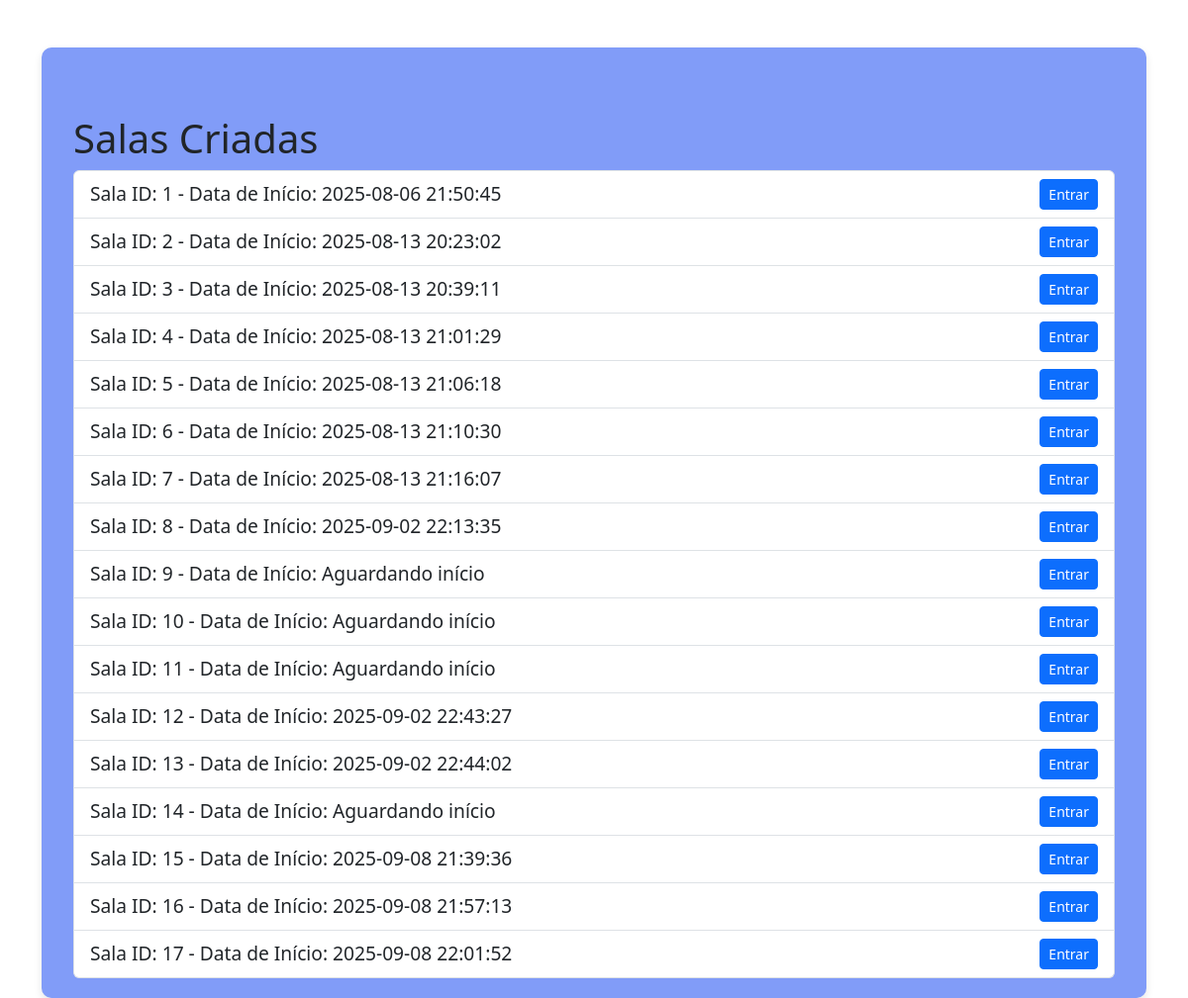
The app's page /salas, older data.
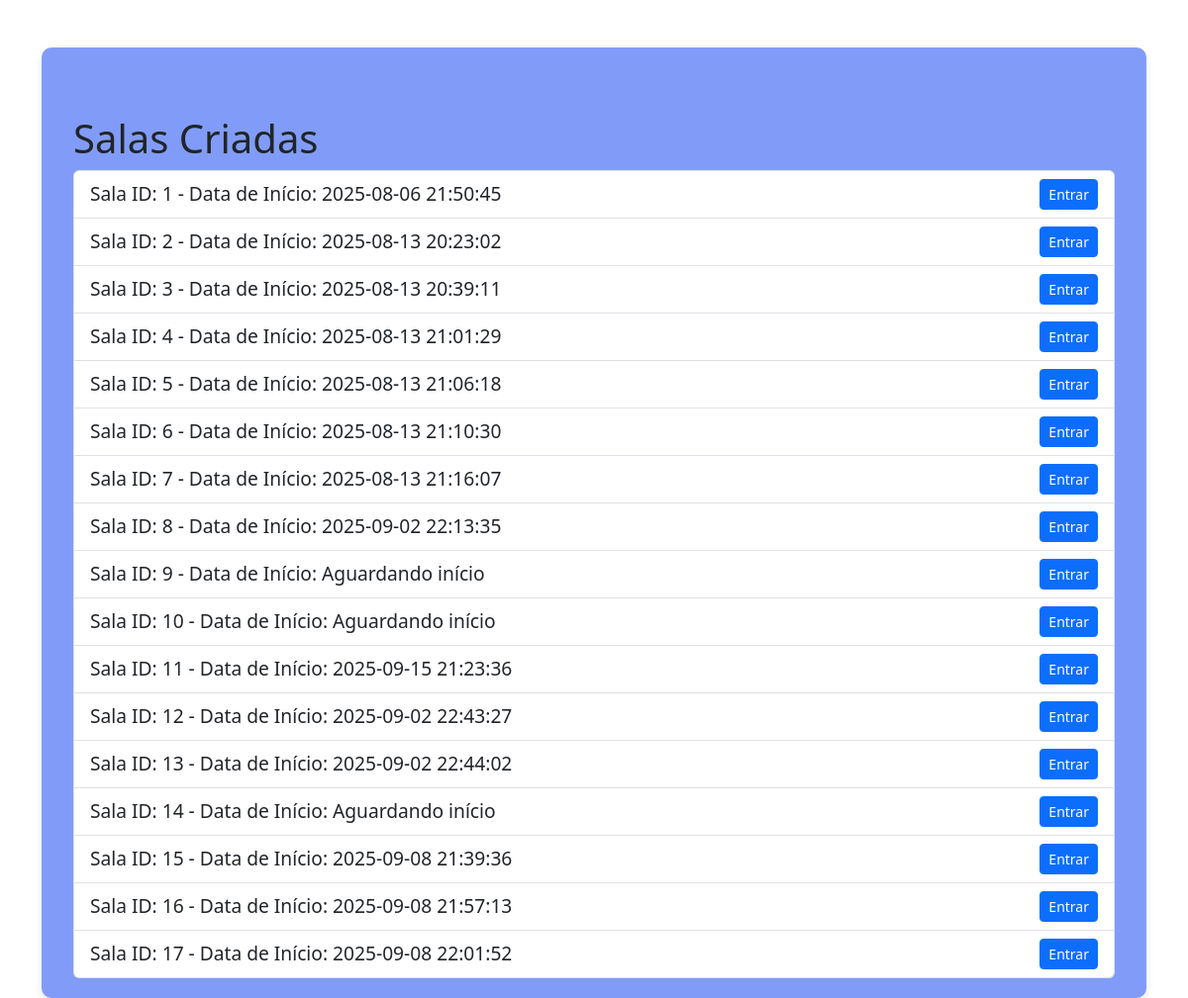
The same page, newer data.
### app.py (models this page shows)
class Sala(db.Model):
    id = db.Column(db.Integer, primary_key=True)
    numero_rodadas = db.Column(db.Integer, nullable=False)
    rodadas = db.relationship('Rodada', backref='sala', lazy=True)
    temas = db.relationship('Tema', secondary='sala_tema', backref='salas', lazy=True)
    tempo = db.Column(db.Integer, nullable=False)
    jogadores = db.relationship('Jogador', secondary='sala_jogador', backref='salas', lazy=True)
    letras = db.relationship('Letras', secondary='sala_letras', backref='salas', lazy=True)
    numero_jogadores = db.Column(db.Integer, nullable=False)
    senha = db.Column(db.String(120), nullable=True)
    finalizado = db.Column(db.Boolean, default=False)
    data_criacao = db.Column(db.DateTime, nullable=False, default=db.func.current_timestamp())
    data_inicio = db.Column(db.DateTime, nullable=True)
    rodada_atual = db.Column(db.Integer, nullable=False, default=0)

### app.py (the view)
@app.route('/salas', methods=['GET'])
def salas():
    salas = Sala.query.all()
    return render_template('salas_criadas.html', salas=salas)

### templates/salas_criadas.html (shortened to what this page needs)
{% extends "base.html" %}
{% block content %}
<div class="container mt-5">
    <h1>Salas Criadas</h1>
    <ul class="list-group">
        {% for sala in salas %}
            <li class="list-group-item d-flex justify-content-between align-items-center">
                Sala ID: {{ sala.id }} - Data de Início: {{ sala.data_inicio.strftime('%Y-%m-%d %H:%M:%S') if sala.data_inicio else 'Aguardando início' }}
                <a href="{{ url_for('sala', sala_id=sala.id) }}" class="btn btn-primary btn-sm">Entrar</a>
            </li>
        {% endfor %}
    </ul>
</div>
{% endblock %}

### templates/base.html (shortened to what this page needs)
<!DOCTYPE html>
<html lang="pt-BR">
<head>
    <link href="https://cdn.jsdelivr.net/npm/bootstrap@5.3.7/dist/css/bootstrap.min.css" rel="stylesheet">
    <link rel="stylesheet" href="{{ url_for('static', filename='style.css') }}">
</head>
<body>
    <div class="container mt-5">
    <div class="card-principal">
        {% block content %}
        {% endblock %}
    </div>
    </div>
</body>
</html>

### static/style.css (style rules this page uses)
.card-principal { background-color: #819cf8; border-radius: 10px; padding: 20px; font-size: larger; box-shadow: 0 4px 8px rgba(0, 0, 0, 0.1); }

Row changes from the older to the newer data that the page shows:
changed Sala id 11: data_inicio "Aguardando início" → "2025-09-15 21:23:36"
